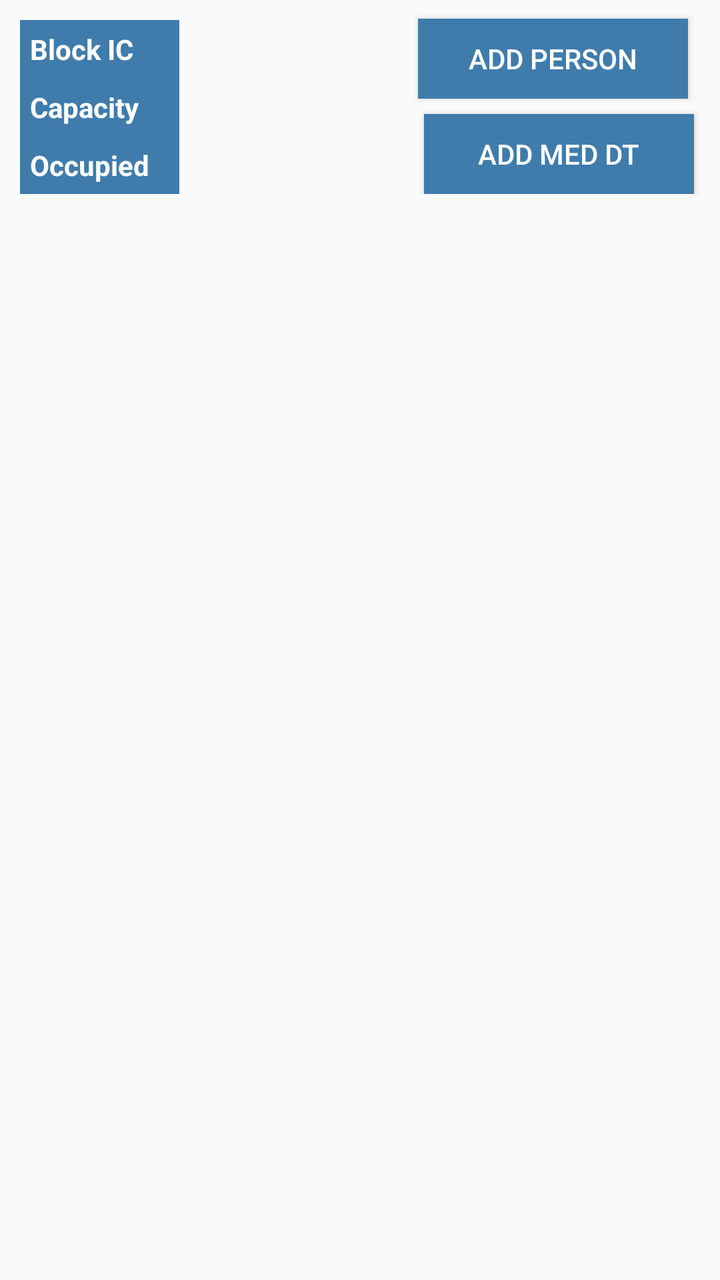
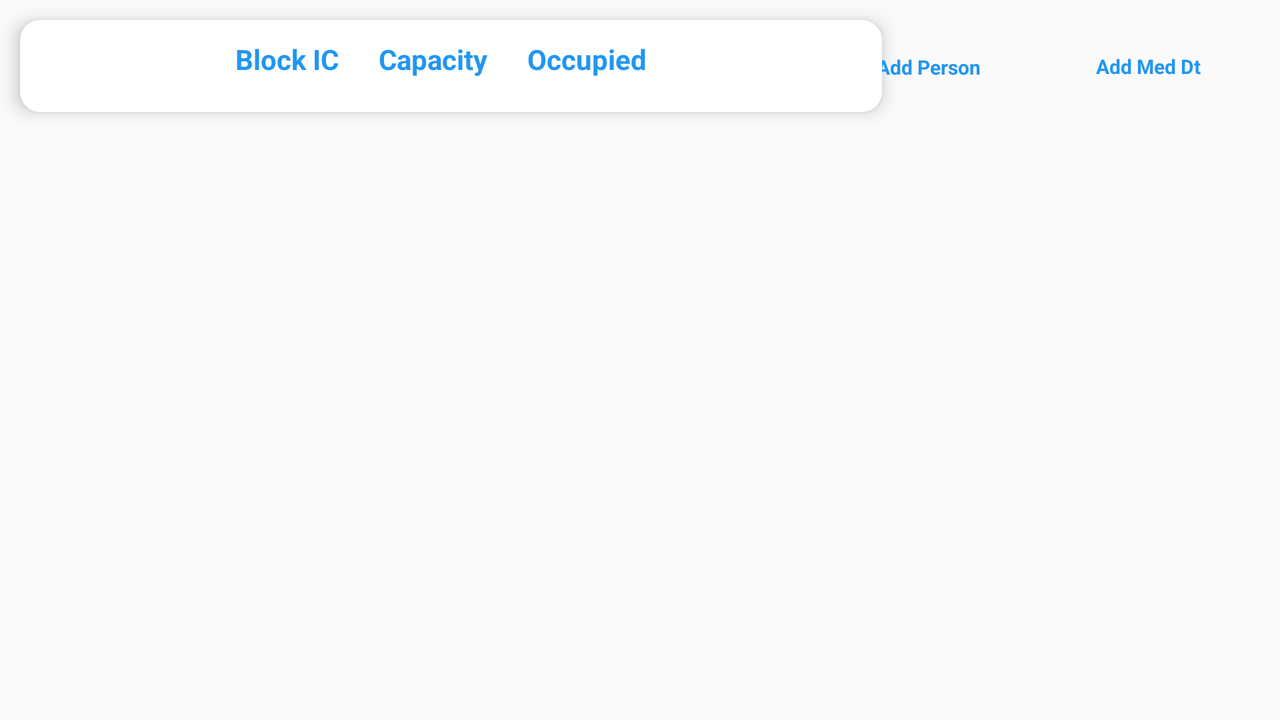

One screen, two layout resources from the same app: the default and the repository's alternative for another configuration. Each is rendered where Android would select it; the XML of both is given below.
<!-- AndroidManifest.xml: application theme AppTheme -->
<!-- res/layout/activity_block_detail.xml -->
<?xml version="1.0" encoding="utf-8"?>
<LinearLayout xmlns:android="http://schemas.android.com/apk/res/android"
    xmlns:app="http://schemas.android.com/apk/res-auto"
    xmlns:tools="http://schemas.android.com/tools"
    android:layout_width="match_parent"
    android:layout_height="match_parent"
    android:orientation="vertical"
    tools:context=".BlockDetailActivity" >

    <androidx.constraintlayout.widget.ConstraintLayout
        android:layout_width="match_parent"
        android:layout_height="wrap_content"
        android:layout_gravity="center"
        android:paddingBottom="10dp"
        app:layout_constraintBottom_toBottomOf="@+id/btnAddPerson"
        app:layout_constraintTop_toBottomOf="@+id/btnAddPerson">

        <Button
            android:id="@+id/btnAddPerson"
            android:layout_width="135dp"
            android:layout_height="40dp"
            android:layout_marginEnd="16dp"
            android:background="#3F7CAC"
            android:lineSpacingExtra="12sp"
            android:text="Add Person"
            android:textColor="#FFFFFF"
            app:layout_constraintBottom_toBottomOf="parent"
            app:layout_constraintEnd_toEndOf="parent"
            app:layout_constraintTop_toTopOf="parent"
            app:layout_constraintVertical_bias="0.166" />

        <Button
            android:id="@+id/btnMedDt"
            android:layout_width="135dp"
            android:layout_height="40dp"
            android:background="#3F7CAC"
            android:text="Add Med Dt"
            android:textColor="#FFFFFF"
            app:layout_constraintBottom_toBottomOf="parent"
            app:layout_constraintEnd_toEndOf="parent"
            app:layout_constraintHorizontal_bias="0.942"
            app:layout_constraintStart_toStartOf="parent"
            app:layout_constraintTop_toTopOf="parent"
            app:layout_constraintVertical_bias="1.0" />

        <TableLayout
            android:id="@+id/blockSummaryTable"
            android:layout_width="wrap_content"
            android:layout_height="wrap_content"
            android:layout_marginStart="10dp"
            android:layout_marginTop="10dp"
            android:background="#3F7CAC"
            app:layout_constraintStart_toStartOf="parent"
            app:layout_constraintTop_toTopOf="parent">

            <TableRow
                android:id="@+id/ICRow"
                android:layout_width="match_parent"
                android:layout_height="match_parent"
                android:layout_margin="5dp"
                android:gravity="center"
                android:textAlignment="center">

                <TextView
                    android:id="@+id/textView3"
                    android:layout_width="wrap_content"
                    android:layout_height="match_parent"
                    android:text="Block IC"
                    android:textColor="#FFFFFF"
                    android:textStyle="bold" />

                <TextView
                    android:id="@+id/detailBlockICNameFd"
                    android:layout_width="wrap_content"
                    android:layout_height="wrap_content"
                    android:layout_marginLeft="10dp"
                    android:textColor="#FFFFFF"
                    android:textStyle="bold" />
            </TableRow>

            <TableRow
                android:id="@+id/capacityRow"
                android:layout_width="match_parent"
                android:layout_height="match_parent"
                android:layout_gravity="center_horizontal"
                android:layout_margin="5dp"
                android:gravity="center_horizontal"
                android:textAlignment="center">

                <TextView
                    android:id="@+id/textView6"
                    android:layout_width="wrap_content"
                    android:layout_height="wrap_content"
                    android:text="Capacity"
                    android:textColor="#FFFFFF"
                    android:textStyle="bold" />

                <TextView
                    android:id="@+id/detailBlockCapacityFd"
                    android:layout_width="wrap_content"
                    android:layout_height="wrap_content"
                    android:layout_marginLeft="10dp"
                    android:textColor="#FFFFFF"
                    android:textStyle="bold" />
            </TableRow>

            <TableRow
                android:id="@+id/occupiedRow"
                android:layout_width="match_parent"
                android:layout_height="match_parent"
                android:layout_gravity="center_horizontal"
                android:layout_margin="5dp"
                android:gravity="center_horizontal"
                android:textAlignment="center">

                <TextView
                    android:id="@+id/textView7"
                    android:layout_width="wrap_content"
                    android:layout_height="wrap_content"
                    android:text="Occupied"
                    android:textColor="#FFFFFF"
                    android:textStyle="bold" />

                <TextView
                    android:id="@+id/detailBlockOccupiedFd"
                    android:layout_width="wrap_content"
                    android:layout_height="wrap_content"
                    android:layout_marginLeft="10dp"
                    android:textColor="#FFFFFF"
                    android:textStyle="bold" />
            </TableRow>

        </TableLayout>

    </androidx.constraintlayout.widget.ConstraintLayout>

    <ScrollView
        android:layout_width="match_parent"
        android:layout_height="match_parent"
        android:layout_gravity="center">

        <LinearLayout
            android:layout_width="match_parent"
            android:layout_height="wrap_content"
            android:gravity="center"
            android:orientation="vertical">

            <HorizontalScrollView
                android:layout_width="match_parent"
                android:layout_height="match_parent"
                android:layout_gravity="center">

                <TableLayout
                    android:id="@+id/personDetailTable"
                    android:layout_width="match_parent"
                    android:layout_height="match_parent"
                    android:divider="@color/cardview_dark_background"
                    android:gravity="center_horizontal"
                    />
            </HorizontalScrollView>

        </LinearLayout>
    </ScrollView>


</LinearLayout>
<!-- resources referenced by this layout -->
<resources>
  <style name="AppTheme" parent="Theme.AppCompat.Light.DarkActionBar">
          
          <item name="colorPrimary">@android:color/holo_red_light</item>
          <item name="colorPrimaryDark">@android:color/holo_red_light</item>
          <item name="colorAccent">@color/colorAccent</item>
      </style>
  <color name="colorAccent">#03DAC5</color>
</resources>
<!-- res/layout-land/activity_block_detail.xml (the repository's variant of the layout above) -->
<!-- drawn on the phone turned sideways -->
<?xml version="1.0" encoding="utf-8"?>
<LinearLayout xmlns:android="http://schemas.android.com/apk/res/android"
    xmlns:app="http://schemas.android.com/apk/res-auto"
    xmlns:tools="http://schemas.android.com/tools"
    android:layout_width="match_parent"
    android:layout_height="match_parent"
    android:orientation="vertical"
    tools:context=".BlockDetailActivity" >

    <androidx.constraintlayout.widget.ConstraintLayout
        android:layout_width="match_parent"
        android:layout_height="wrap_content"
        android:layout_gravity="center"
        app:layout_constraintBottom_toBottomOf="@+id/btnAddPerson"
        app:layout_constraintTop_toBottomOf="@+id/btnAddPerson">

        <Button
            android:id="@+id/btnAddPerson"
            style="@style/Widget.MaterialComponents.Button.OutlinedButton"
            android:layout_width="wrap_content"
            android:layout_height="39dp"
            android:layout_marginEnd="132dp"
            android:backgroundTint="#FFFFFF"
            android:elevation="5dp"
            android:lineSpacingExtra="12sp"
            android:text="Add Person"
            android:textColor="#2196F3"
            android:textSize="10sp"
            android:textStyle="bold"
            app:layout_constraintBottom_toBottomOf="parent"
            app:layout_constraintEnd_toEndOf="parent"
            app:layout_constraintTop_toTopOf="parent"
            app:layout_constraintVertical_bias="0.518" />

        <Button
            android:id="@+id/btnMedDt"
            style="@style/Widget.MaterialComponents.Button.OutlinedButton"
            android:layout_width="wrap_content"
            android:layout_height="39dp"
            android:backgroundTint="#FFFFFF"
            android:elevation="5dp"
            android:lineSpacingExtra="12sp"
            android:text="Add Med Dt"
            android:textColor="#2196F3"
            android:textSize="10sp"
            android:textStyle="bold"
            app:layout_constraintBottom_toBottomOf="parent"
            app:layout_constraintEnd_toEndOf="parent"
            app:layout_constraintStart_toEndOf="@+id/btnAddPerson"
            app:layout_constraintTop_toTopOf="parent" />

        <TableLayout
            android:id="@+id/blockSummaryTable"
            android:layout_width="431dp"
            android:layout_height="46dp"
            android:layout_marginBottom="10dp"
            android:layout_marginStart="10dp"
            android:layout_marginTop="10dp"
            android:background="@drawable/rounded_border"
            android:elevation="5dp"
            app:layout_constraintBottom_toBottomOf="parent"
            app:layout_constraintStart_toStartOf="parent"
            app:layout_constraintTop_toTopOf="parent">

            <TableRow
                android:id="@+id/ICRow"
                android:layout_width="match_parent"
                android:layout_height="match_parent"
                android:gravity="center"
                android:textAlignment="center">

                <TextView
                    android:id="@+id/textView3"
                    android:layout_width="wrap_content"
                    android:layout_height="match_parent"
                    android:text="Block IC"
                    android:textColor="#2196F3"
                    android:textStyle="bold" />

                <TextView
                    android:id="@+id/detailBlockICNameFd"
                    android:layout_width="wrap_content"
                    android:layout_height="wrap_content"
                    android:layout_marginLeft="10dp"
                    android:textColor="#2196F3"
                    android:textStyle="bold" />

                <TextView
                    android:id="@+id/textView6"
                    android:layout_width="wrap_content"
                    android:layout_height="wrap_content"
                    android:layout_marginLeft="10dp"
                    android:text="Capacity"
                    android:textColor="#2196F3"
                    android:textStyle="bold" />

                <TextView
                    android:id="@+id/detailBlockCapacityFd"
                    android:layout_width="wrap_content"
                    android:layout_height="wrap_content"
                    android:layout_marginLeft="10dp"
                    android:textColor="#2196F3"
                    android:textStyle="bold" />

                <TextView
                    android:id="@+id/textView7"
                    android:layout_width="wrap_content"
                    android:layout_height="wrap_content"
                    android:layout_marginLeft="10dp"
                    android:text="Occupied"
                    android:textColor="#2196F3"
                    android:textStyle="bold" />

                <TextView
                    android:id="@+id/detailBlockOccupiedFd"
                    android:layout_width="wrap_content"
                    android:layout_height="wrap_content"
                    android:layout_marginLeft="10dp"
                    android:textColor="#2196F3"
                    android:textStyle="bold" />
            </TableRow>

        </TableLayout>

    </androidx.constraintlayout.widget.ConstraintLayout>

    <ScrollView
        android:layout_width="match_parent"
        android:layout_height="match_parent"
        android:layout_gravity="center">

        <LinearLayout
            android:layout_width="match_parent"
            android:layout_height="wrap_content"
            android:gravity="center"
            android:orientation="vertical">

            <HorizontalScrollView
                android:layout_width="match_parent"
                android:layout_height="match_parent"
                android:layout_gravity="center">

                <TableLayout
                    android:id="@+id/personDetailTable"
                    android:layout_width="match_parent"
                    android:layout_height="match_parent"
                    android:divider="@color/cardview_dark_background"
                    android:gravity="center_horizontal"
                    />
            </HorizontalScrollView>

        </LinearLayout>
    </ScrollView>


</LinearLayout>
<!-- resources referenced by the variant -->
<!-- as the phone turned sideways resolves them -->
<resources>
  <!-- drawable rounded_border (drawable) -->
  <?xml version="1.0" encoding="utf-8"?>
  <shape xmlns:android="http://schemas.android.com/apk/res/android">
  
      <corners android:radius="10dp" />
  
      <padding
          android:bottom="10dp"
          android:left="10dp"
          android:right="10dp"
          android:top="10dp" />
  
      <solid android:color="#FFFFFF" />
  
  </shape>
  <style name="AppTheme" parent="Theme.AppCompat.Light.DarkActionBar">
          
          <item name="colorPrimary">@android:color/holo_red_light</item>
          <item name="colorPrimaryDark">@android:color/holo_red_light</item>
          <item name="colorAccent">@color/colorAccent</item>
      </style>
  <color name="colorAccent">#03DAC5</color>
</resources>
